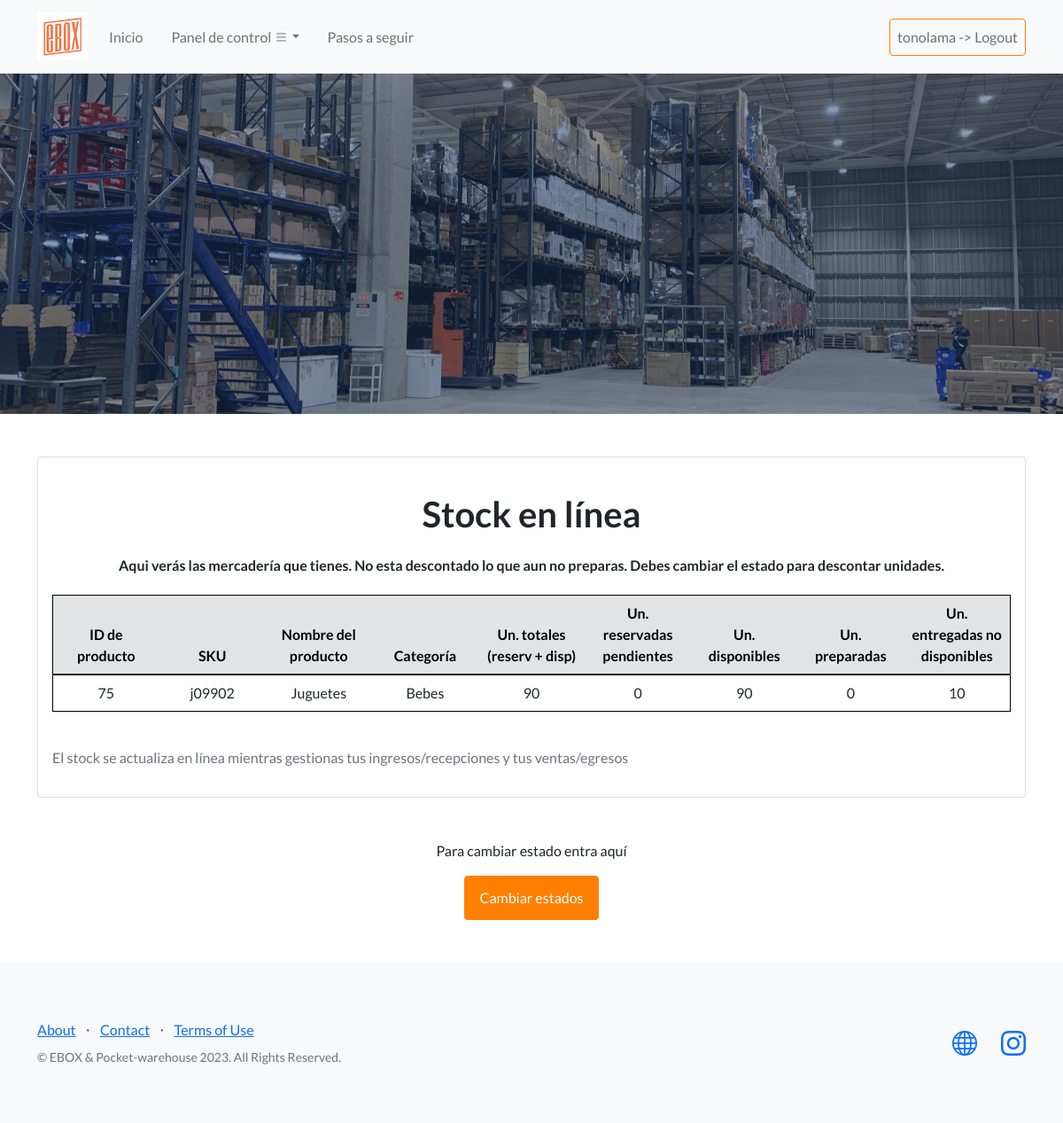
/eboxApp/stock_en_linea/ (signed in), run on an earlier commit of the app's database.
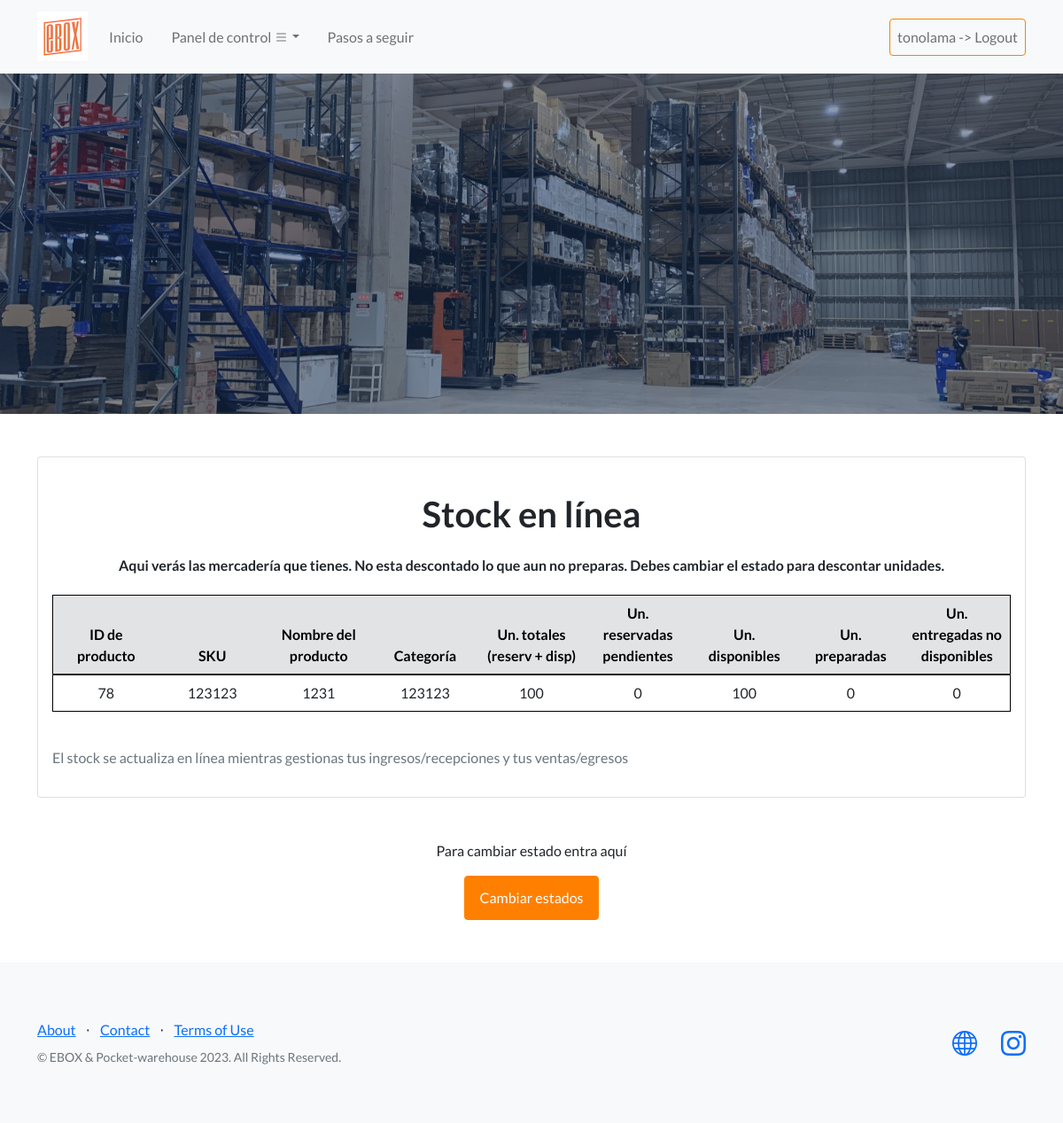
And on a later commit of the database.
### eboxApp/models.py (models this page shows, shortened)
class Inventario(models.Model):
    sku = models.ForeignKey(Maestra, on_delete=models.CASCADE, null=True)
    tot_unidades = models.IntegerField(null=True)
    unidades_reservadas = models.IntegerField(default=0)
    unidades_entregadas = models.IntegerField(default=0)
    unidades_preparadas = models.IntegerField(default=0)
    unidades_disponibles = models.IntegerField(null=True)

class Maestra(models.Model):
    nombre_producto = models.CharField(max_length=300)
    numero_sku = models.CharField(max_length=300)
    categoria = models.CharField(max_length=300)

### eboxApp/views.py (the view)
# urls.py: path('stock_en_linea/', views.stock_en_linea, name='stock_en_linea'),
@login_required
def stock_en_linea(request):
    inventarios = Inventario.objects.all()
    return render(request, 'eboxApp/stock_en_linea.html', {'inventarios': inventarios})

### eboxApp/templates/eboxApp/stock_en_linea.html (shortened to what this page needs)
{% extends "eboxApp/base.html" %}
{% load static %}
{% block contenido_que_cambia %}
    <div class="container my-5" id = "stock">
      <div class="card mt-4">
        <div class="card-body">
          <h1 class="text-center my-4">Stock en línea</h1>
          <h6 class="text-center my-4" aling = "justify-content-center">Aqui verás las mercadería que tienes. No esta descontado lo que aun no preparas. Debes cambiar el estado para descontar unidades.</h6>
          <div class="row">
            <div class="col">
              <table class="table">
                <thead class="thead-light">
                  <tr class = "table-secondary">
                    <th>ID de producto</th>
                    <th>SKU</th>
                    <th>Nombre del producto</th>
                    <th>Categoría</th>
                    <th>Un. totales (reserv + disp)</th>
                    <th>Un. reservadas pendientes</th>
                    <th>Un. disponibles</th>
                    <th>Un. preparadas</th>
                    <th>Un. entregadas no disponibles</th>
                  </tr>
                </thead>
                <tbody>
                  {% for inventario in inventarios %}
                  <tr>
                    <td>{{ inventario.sku.id }}</td>
                    <td>{{ inventario.sku.numero_sku }}</td>
                    <td>{{ inventario.sku.nombre_producto }}</td>
                    <td>{{ inventario.sku.categoria }}</td>
                    <td>{{ inventario.tot_unidades }}</td>
                    <td>{{ inventario.unidades_reservadas }}</td>
                    <td>{{ inventario.unidades_disponibles }}</td>
                    <td>{{ inventario.unidades_preparadas }}</td>
                    <td>{{ inventario.unidades_entregadas }}</td>
                  </tr>
                  {% endfor %}
                </tbody>
              </table>
            </div>
          </div>
          <div class="row mt-4">
            <div class="col">
              <p class="text-muted">El stock se actualiza en línea mientras gestionas tus ingresos/recepciones y tus ventas/egresos</p>
            </div>
          </div>
        </div>
      </div>
    </div>
          <div class="text-center">
            <p>Para cambiar estado entra aquí</p>
            <a href="{% url 'eboxApp:buscarTodoEgreso' %}#listadoventasyestado" class="btn btn-primary">Cambiar estados</a>
        </div>
{% endblock %}

What changed in the data, as far as the page shows it:
removed Inventario: sku.id "75", sku.numero_sku "j09902", sku.nombre_producto "Juguetes", sku.categoria "Bebes", tot_unidades "90", unidades_reservadas "0", unidades_disponibles "90", unidades_preparadas "0", unidades_entregadas "10"
added Inventario: sku.id "78", sku.numero_sku "123123", sku.nombre_producto "1231", sku.categoria "123123", tot_unidades "100", unidades_reservadas "0", unidades_disponibles "100", unidades_preparadas "0", unidades_entregadas "0"
